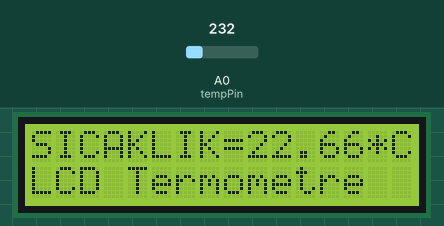
Bench run of a sketch on a simulated Arduino Uno, built with avr-gcc and run on an emulated ATmega328P. On the bench: 16×2 character LCD. Inputs (shaded band) come from the test bench; at power-on: A0 (tempPin) = 232.

Above: at 1.2 s.
1.3 s: A0 (tempPin) set to 250
At 2.6 s:
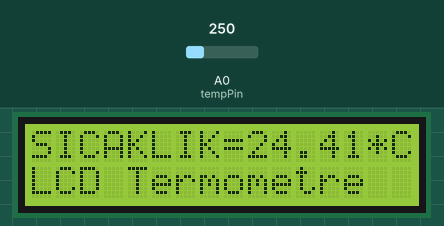
3.6 s: A0 (tempPin) set to 266
At 5.2 s:
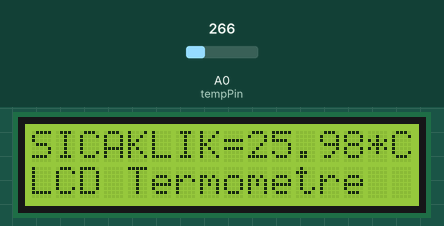
5.7 s: A0 (tempPin) set to 290
At 6.6 s:
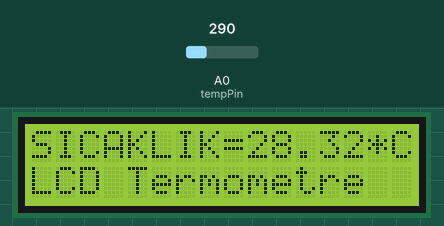
Timing chart, 0 to 8.7 s (numbered marks = the images above; inputs shaded):
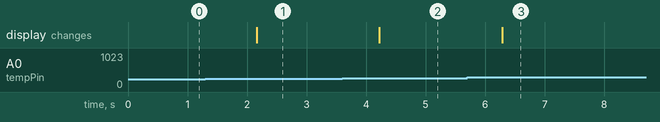

Measured:
- after the input at 1.3 s, the display: changes after 0.86 s (image 1)
- after the input at 3.6 s, the display: changes after 0.62 s (image 2)
- after the input at 5.7 s, the display: changes after 0.58 s (image 3)

The sketch:

Bolum11I2CTermometre.ino
```cpp
#include <Wire.h>
#include <LiquidCrystal_I2C.h>
int val;
int tempPin = A0;
LiquidCrystal_I2C lcd(0x27,16,2);
void setup() {
lcd.begin();
analogReference(INTERNAL);
}

void loop() {
val = analogRead(tempPin);
float mv = ( val/1024.0)*1000;
float cel = mv/10;
float farh = (cel*9)/5 + 32;
lcd.home();
lcd.print("SICAKLIK=");
lcd.print(cel);
lcd.print("*C");
lcd.setCursor(0,1);
lcd.print("LCD Termometre");
delay(1000);
}
```
